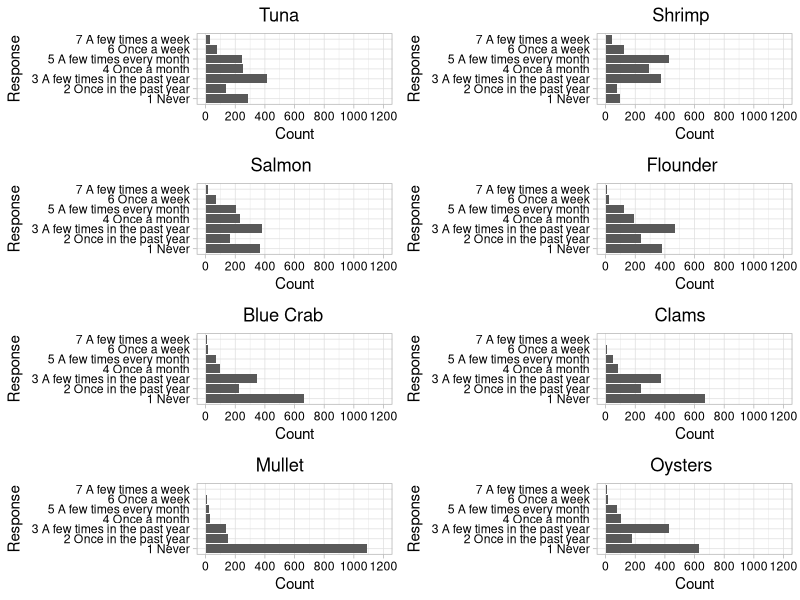
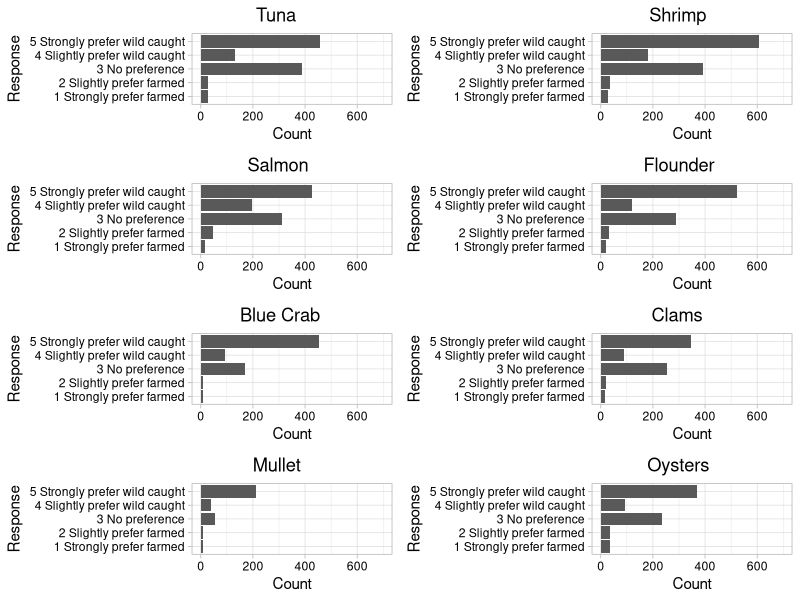
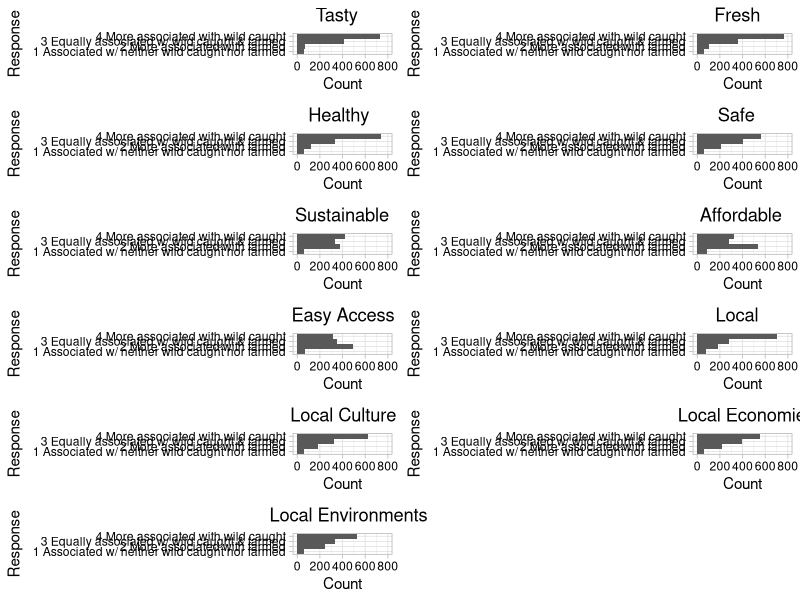

Reproduce these figures in R, in order.
## ---- chunk 1
# Set global options for R chunks
knitr::opts_chunk$set(echo = FALSE, warning = FALSE, message = FALSE)

# Set your working directory

# Load your packages
library(tidyverse)
library(ggplot2)
library(reshape2)
library(cowplot)

# Set your ggplot theme
mytheme <- theme_light() +
  theme(axis.text = element_text(color = "black"), 
        legend.position = "top",
        plot.title = element_text(hjust=0.4))
theme_set(mytheme)

# Load your datasets
survey.dat <- read.csv("./Data/Raw/AquacultureSurveyData.csv")

## ---- chunk 2
# Selecting the relevant columns from the raw data frame
freq.sp <- select(survey.dat, Frequency_Tuna:Frequency_Oysters)

# Frequency of each response per seafood type
freq.sp.Tuna <- as.data.frame(table(freq.sp$Frequency_Tuna))
freq.sp.Shrimp <- as.data.frame(table(freq.sp$Frequency_Shrimp))
freq.sp.Salmon <- as.data.frame(table(freq.sp$Frequency_Salmon))
freq.sp.Flounder <- as.data.frame(table(freq.sp$Frequency_Flounder))
freq.sp.BlueCrab <- as.data.frame(table(freq.sp$Frequency_BlueCrab))
freq.sp.Clams <- as.data.frame(table(freq.sp$Frequency_Clams))
freq.sp.Mullet <- as.data.frame(table(freq.sp$Frequency_Mullet))
freq.sp.Oysters <- as.data.frame(table(freq.sp$Frequency_Oysters))

# Renaming Response column
freq.response.meaning <- c("1 Never", 
                           "2 Once in the past year", 
                           "3 A few times in the past year",
                           "4 Once a month",
                           "5 A few times every month",
                           "6 Once a week",
                           "7 A few times a week")

freq.sp.Tuna$Var1 <- freq.response.meaning
freq.sp.Shrimp$Var1 <- freq.response.meaning
freq.sp.Salmon$Var1 <- freq.response.meaning
freq.sp.Flounder$Var1 <- freq.response.meaning
freq.sp.BlueCrab$Var1 <- freq.response.meaning
freq.sp.Clams$Var1 <- freq.response.meaning
freq.sp.Mullet$Var1 <- freq.response.meaning
freq.sp.Oysters$Var1 <- freq.response.meaning

# Creating bar plots for each seafood type with consistent axes
freq.Tuna.bar <- ggplot(freq.sp.Tuna, aes(y = Var1, x = Freq)) +
  geom_bar(stat = "identity") +
  labs(y = "Response", x = "Count", title = "Tuna") + 
  scale_x_continuous(limits = c(0, 1200), breaks = c(0, 200, 400, 600, 800, 1000, 1200))

freq.Shrimp.bar <- ggplot(freq.sp.Shrimp, aes(y = Var1, x = Freq)) +
  geom_bar(stat = "identity") +
  labs(y = "Response", x = "Count", title = "Shrimp") + 
  scale_x_continuous(limits = c(0, 1200), breaks = c(0, 200, 400, 600, 800, 1000, 1200))

freq.Salmon.bar <- ggplot(freq.sp.Salmon, aes(y = Var1, x = Freq)) +
  geom_bar(stat = "identity") +
  labs(y = "Response", x = "Count", title = "Salmon") + 
  scale_x_continuous(limits = c(0, 1200), breaks = c(0, 200, 400, 600, 800, 1000, 1200))

freq.Flounder.bar <- ggplot(freq.sp.Flounder, aes(y = Var1, x = Freq)) +
  geom_bar(stat = "identity") +
  labs(y = "Response", x = "Count", title = "Flounder") + 
  scale_x_continuous(limits = c(0, 1200), breaks = c(0, 200, 400, 600, 800, 1000, 1200))

freq.BlueCrab.bar <- ggplot(freq.sp.BlueCrab, aes(y = Var1, x = Freq)) +
  geom_bar(stat = "identity") +
  labs(y = "Response", x = "Count", title = "Blue Crab") + 
  scale_x_continuous(limits = c(0, 1200), breaks = c(0, 200, 400, 600, 800, 1000, 1200))

freq.Clams.bar <- ggplot(freq.sp.Clams, aes(y = Var1, x = Freq)) +
  geom_bar(stat = "identity") +
  labs(y = "Response", x = "Count", title = "Clams") + 
  scale_x_continuous(limits = c(0, 1200), breaks = c(0, 200, 400, 600, 800, 1000, 1200))

freq.Mullet.bar <- ggplot(freq.sp.Mullet, aes(y = Var1, x = Freq)) +
  geom_bar(stat = "identity") +
  labs(y = "Response", x = "Count", title = "Mullet") + 
  scale_x_continuous(limits = c(0, 1200), breaks = c(0, 200, 400, 600, 800, 1000, 1200))

freq.Oysters.bar <- ggplot(freq.sp.Oysters, aes(y = Var1, x = Freq)) +
  geom_bar(stat = "identity") +
  labs(y = "Response", x = "Count", title = "Oysters") + 
  scale_x_continuous(limits = c(0, 1200), breaks = c(0, 200, 400, 600, 800, 1000, 1200))

# 4x2 plot presentation
plot_grid(freq.Tuna.bar, freq.Shrimp.bar, freq.Salmon.bar, freq.Flounder.bar, freq.BlueCrab.bar, freq.Clams.bar, freq.Mullet.bar, freq.Oysters.bar, ncol = 2)

## ---- chunk 3
# Selecting the relevant columns from the raw data frame
pref.sp <- select(survey.dat, Preference_Tuna:Preference_Oysters)

# Frequency of each response per seafood type
pref.sp.Tuna <- as.data.frame(table(pref.sp$Preference_Tuna))
pref.sp.Shrimp <- as.data.frame(table(pref.sp$Preference_Shrimp))
pref.sp.Salmon <- as.data.frame(table(pref.sp$Preference_Salmon))
pref.sp.Flounder <- as.data.frame(table(pref.sp$Preference_Flounder))
pref.sp.BlueCrab <- as.data.frame(table(pref.sp$Preference_BlueCrab))
pref.sp.Clams <- as.data.frame(table(pref.sp$Preference_Clams))
pref.sp.Mullet <- as.data.frame(table(pref.sp$Preference_Mullet))
pref.sp.Oysters <- as.data.frame(table(pref.sp$Preference_Oysters))

# Renaming Response column and removing option 6 "I don't know"
pref.response.meaning <- c("5 Strongly prefer wild caught", 
                           "4 Slightly prefer wild caught", 
                           "3 No preference",
                           "2 Slightly prefer farmed",
                           "1 Strongly prefer farmed")

pref.sp.Tuna <- pref.sp.Tuna[-c(6),]
pref.sp.Tuna$Var1 <- pref.response.meaning
pref.sp.Shrimp <- pref.sp.Shrimp[-c(6),]
pref.sp.Shrimp$Var1 <- pref.response.meaning
pref.sp.Salmon <- pref.sp.Salmon[-c(6),]
pref.sp.Salmon$Var1 <- pref.response.meaning
pref.sp.Flounder <- pref.sp.Flounder[-c(6),]
pref.sp.Flounder$Var1 <- pref.response.meaning
pref.sp.BlueCrab <- pref.sp.BlueCrab[-c(6),]
pref.sp.BlueCrab$Var1 <- pref.response.meaning
pref.sp.Clams <- pref.sp.Clams[-c(6),]
pref.sp.Clams$Var1 <- pref.response.meaning
pref.sp.Mullet <- pref.sp.Mullet[-c(6),]
pref.sp.Mullet$Var1 <- pref.response.meaning
pref.sp.Oysters <- pref.sp.Oysters[-c(6),]
pref.sp.Oysters$Var1 <- pref.response.meaning

# Creating bar plots for each seafood type with consistent axes
pref.Tuna.bar <- ggplot(pref.sp.Tuna, aes(y = Var1, x = Freq)) +
  geom_bar(stat = "identity") +
  labs(y = "Response", x = "Count", title = "Tuna") + 
  scale_x_continuous(limits = c(0, 700), breaks = c(0, 200, 400, 600))

pref.Shrimp.bar <- ggplot(pref.sp.Shrimp, aes(y = Var1, x = Freq)) +
  geom_bar(stat = "identity") +
  labs(y = "Response", x = "Count", title = "Shrimp") + 
  scale_x_continuous(limits = c(0, 700), breaks = c(0, 200, 400, 600))

pref.Salmon.bar <- ggplot(pref.sp.Salmon, aes(y = Var1, x = Freq)) +
  geom_bar(stat = "identity") +
  labs(y = "Response", x = "Count", title = "Salmon") + 
  scale_x_continuous(limits = c(0, 700), breaks = c(0, 200, 400, 600))

pref.Flounder.bar <- ggplot(pref.sp.Flounder, aes(y = Var1, x = Freq)) +
  geom_bar(stat = "identity") +
  labs(y = "Response", x = "Count", title = "Flounder") + 
  scale_x_continuous(limits = c(0, 700), breaks = c(0, 200, 400, 600))

pref.BlueCrab.bar <- ggplot(pref.sp.BlueCrab, aes(y = Var1, x = Freq)) +
  geom_bar(stat = "identity") +
  labs(y = "Response", x = "Count", title = "Blue Crab") + 
  scale_x_continuous(limits = c(0, 700), breaks = c(0, 200, 400, 600))

pref.Clams.bar <- ggplot(pref.sp.Clams, aes(y = Var1, x = Freq)) +
  geom_bar(stat = "identity") +
  labs(y = "Response", x = "Count", title = "Clams") + 
  scale_x_continuous(limits = c(0, 700), breaks = c(0, 200, 400, 600))

pref.Mullet.bar <- ggplot(pref.sp.Mullet, aes(y = Var1, x = Freq)) +
  geom_bar(stat = "identity") +
  labs(y = "Response", x = "Count", title = "Mullet") + 
  scale_x_continuous(limits = c(0, 700), breaks = c(0, 200, 400, 600))

pref.Oysters.bar <- ggplot(pref.sp.Oysters, aes(y = Var1, x = Freq)) +
  geom_bar(stat = "identity") +
  labs(y = "Response", x = "Count", title = "Oysters") + 
  scale_x_continuous(limits = c(0, 700), breaks = c(0, 200, 400, 600))

# 4x2 plot presentation
plot_grid(pref.Tuna.bar, pref.Shrimp.bar, pref.Salmon.bar, pref.Flounder.bar, pref.BlueCrab.bar, pref.Clams.bar, pref.Mullet.bar, pref.Oysters.bar, ncol = 2)
## ---- chunk 4
# Selecting the relevant columns from the raw data frame
qual.sp <- select(survey.dat, Qualities_Healthy:Qualities_Fresh)

# Frequency of each response per quality
qual.sp.Healthy <- as.data.frame(table(qual.sp$Qualities_Healthy))
qual.sp.Local <- as.data.frame(table(qual.sp$Qualities_Local))
qual.sp.Safe <- as.data.frame(table(qual.sp$Qualities_Safe))
qual.sp.Local_Economies <- as.data.frame(table(qual.sp$Qualities_Local_Economies))
qual.sp.Tasty <- as.data.frame(table(qual.sp$Qualities_Tasty))
qual.sp.Affordable <- as.data.frame(table(qual.sp$Qualities_Affordable))
qual.sp.Local_Culture <- as.data.frame(table(qual.sp$Qualities_Local_Culture))
qual.sp.Sustainable <- as.data.frame(table(qual.sp$Qualities_Sustainable))
qual.sp.Easy_Access <- as.data.frame(table(qual.sp$Qualities_Easy_Access))
qual.sp.Local_Environments <- as.data.frame(table(qual.sp$Qualities_Local_Environments))
qual.sp.Fresh <- as.data.frame(table(qual.sp$Qualities_Fresh))

# Renaming Response column and removing option 5 "I don't know"
qual.response.meaning <- c("4 More associated with wild caught", 
                           "3 Equally associated w/ wild caught & farmed", 
                           "2 More associated with farmed",
                           "1 Associated w/ neither wild caught nor farmed")

qual.sp.Healthy <- qual.sp.Healthy[-c(5),]
qual.sp.Healthy$Var1 <- qual.response.meaning
qual.sp.Local <- qual.sp.Local[-c(5),]
qual.sp.Local$Var1 <- qual.response.meaning
qual.sp.Safe <- qual.sp.Safe[-c(5),]
qual.sp.Safe$Var1 <- qual.response.meaning
qual.sp.Local_Economies <- qual.sp.Local_Economies[-c(5),]
qual.sp.Local_Economies$Var1 <- qual.response.meaning
qual.sp.Tasty <- qual.sp.Tasty[-c(5),]
qual.sp.Tasty$Var1 <- qual.response.meaning
qual.sp.Affordable <- qual.sp.Affordable[-c(5),]
qual.sp.Affordable$Var1 <- qual.response.meaning
qual.sp.Local_Culture <- qual.sp.Local_Culture[-c(5),]
qual.sp.Local_Culture$Var1 <- qual.response.meaning
qual.sp.Sustainable <- qual.sp.Sustainable[-c(5),]
qual.sp.Sustainable$Var1 <- qual.response.meaning
qual.sp.Easy_Access <- qual.sp.Easy_Access[-c(5),]
qual.sp.Easy_Access$Var1 <- qual.response.meaning
qual.sp.Local_Environments <- qual.sp.Local_Environments[-c(5),]
qual.sp.Local_Environments$Var1 <- qual.response.meaning
qual.sp.Fresh <- qual.sp.Fresh[-c(5),]
qual.sp.Fresh$Var1 <- qual.response.meaning

# Creating bar plots for each quality with consistent axes
qual.Healthy.bar <- ggplot(qual.sp.Healthy, aes(y = Var1, x = Freq)) +
  geom_bar(stat = "identity") +
  labs(y = "Response", x = "Count", title = "Healthy") + 
  scale_x_continuous(limits = c(0, 800), breaks = c(0, 200, 400, 600, 800))

qual.Local.bar <- ggplot(qual.sp.Local, aes(y = Var1, x = Freq)) +
  geom_bar(stat = "identity") +
  labs(y = "Response", x = "Count", title = "Local") + 
  scale_x_continuous(limits = c(0, 800), breaks = c(0, 200, 400, 600, 800))

qual.Safe.bar <- ggplot(qual.sp.Safe, aes(y = Var1, x = Freq)) +
  geom_bar(stat = "identity") +
  labs(y = "Response", x = "Count", title = "Safe") + 
  scale_x_continuous(limits = c(0, 800), breaks = c(0, 200, 400, 600, 800))

qual.Local_Economies.bar <- ggplot(qual.sp.Local_Economies, aes(y = Var1, x = Freq)) +
  geom_bar(stat = "identity") +
  labs(y = "Response", x = "Count", title = "Local Economies") + 
  scale_x_continuous(limits = c(0, 800), breaks = c(0, 200, 400, 600, 800))

qual.Tasty.bar <- ggplot(qual.sp.Tasty, aes(y = Var1, x = Freq)) +
  geom_bar(stat = "identity") +
  labs(y = "Response", x = "Count", title = "Tasty") + 
  scale_x_continuous(limits = c(0, 800), breaks = c(0, 200, 400, 600, 800))

qual.Affordable.bar <- ggplot(qual.sp.Affordable, aes(y = Var1, x = Freq)) +
  geom_bar(stat = "identity") +
  labs(y = "Response", x = "Count", title = "Affordable") + 
  scale_x_continuous(limits = c(0, 800), breaks = c(0, 200, 400, 600, 800))

qual.Local_Culture.bar <- ggplot(qual.sp.Local_Culture, aes(y = Var1, x = Freq)) +
  geom_bar(stat = "identity") +
  labs(y = "Response", x = "Count", title = "Local Culture") + 
  scale_x_continuous(limits = c(0, 800), breaks = c(0, 200, 400, 600, 800))

qual.Sustainable.bar <- ggplot(qual.sp.Sustainable, aes(y = Var1, x = Freq)) +
  geom_bar(stat = "identity") +
  labs(y = "Response", x = "Count", title = "Sustainable") + 
  scale_x_continuous(limits = c(0, 800), breaks = c(0, 200, 400, 600, 800))

qual.Easy_Access.bar <- ggplot(qual.sp.Easy_Access, aes(y = Var1, x = Freq)) +
  geom_bar(stat = "identity") +
  labs(y = "Response", x = "Count", title = "Easy Access") + 
  scale_x_continuous(limits = c(0, 800), breaks = c(0, 200, 400, 600, 800))

qual.Local_Environments.bar <- ggplot(qual.sp.Local_Environments, aes(y = Var1, x = Freq)) +
  geom_bar(stat = "identity") +
  labs(y = "Response", x = "Count", title = "Local Environments") + 
  scale_x_continuous(limits = c(0, 800), breaks = c(0, 200, 400, 600, 800))

qual.Fresh.bar <- ggplot(qual.sp.Fresh, aes(y = Var1, x = Freq)) +
  geom_bar(stat = "identity") +
  labs(y = "Response", x = "Count", title = "Fresh") + 
  scale_x_continuous(limits = c(0, 800), breaks = c(0, 200, 400, 600, 800))

# 6x2 plot presentation
plot_grid(qual.Tasty.bar, qual.Fresh.bar, qual.Healthy.bar, qual.Safe.bar, qual.Sustainable.bar, qual.Affordable.bar, qual.Easy_Access.bar, qual.Local.bar, qual.Local_Culture.bar, qual.Local_Economies.bar, qual.Local_Environments.bar, ncol = 2)
